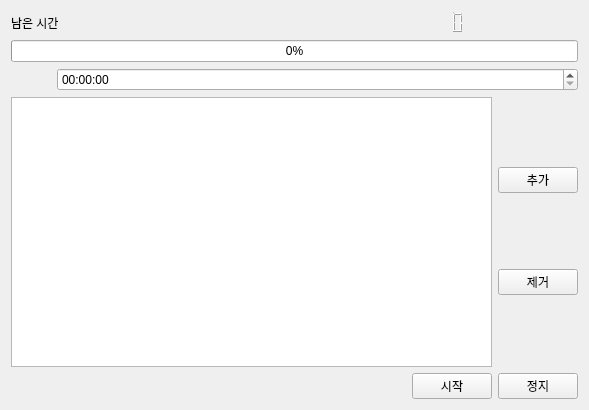
<?xml version="1.0" encoding="UTF-8"?>
<ui version="4.0">
 <class>Form__timer</class>
 <widget class="QWidget" name="Form__timer">
  <property name="geometry">
   <rect>
    <x>0</x>
    <y>0</y>
    <width>589</width>
    <height>410</height>
   </rect>
  </property>
  <property name="windowTitle">
   <string>Timer</string>
  </property>
  <property name="windowIcon">
   <iconset resource="../rc/icons.qrc">
    <normaloff>:/icons/icons/timer-play.png</normaloff>:/icons/icons/timer-play.png</iconset>
  </property>
  <layout class="QVBoxLayout" name="verticalLayout_3">
   <item>
    <layout class="QVBoxLayout" name="verticalLayout">
     <item>
      <layout class="QHBoxLayout" name="horizontalLayout">
       <item>
        <widget class="QLabel" name="label">
         <property name="text">
          <string>남은 시간</string>
         </property>
        </widget>
       </item>
       <item>
        <widget class="QLCDNumber" name="lcdNumber__remaining">
         <property name="frameShape">
          <enum>QFrame::NoFrame</enum>
         </property>
        </widget>
       </item>
      </layout>
     </item>
     <item>
      <widget class="QProgressBar" name="progressBar__remaining">
       <property name="value">
        <number>0</number>
       </property>
      </widget>
     </item>
    </layout>
   </item>
   <item>
    <layout class="QHBoxLayout" name="horizontalLayout_3">
     <item>
      <widget class="QLabel" name="label_2">
       <property name="sizePolicy">
        <sizepolicy hsizetype="Preferred" vsizetype="Preferred">
         <horstretch>0</horstretch>
         <verstretch>0</verstretch>
        </sizepolicy>
       </property>
       <property name="maximumSize">
        <size>
         <width>40</width>
         <height>40</height>
        </size>
       </property>
       <property name="text">
        <string/>
       </property>
       <property name="pixmap">
        <pixmap resource="../rc/icons.qrc">:/icons/icons/clock-check-outline.png</pixmap>
       </property>
       <property name="scaledContents">
        <bool>true</bool>
       </property>
       <property name="alignment">
        <set>Qt::AlignCenter</set>
       </property>
      </widget>
     </item>
     <item>
      <widget class="QTimeEdit" name="timeEdit__timer">
       <property name="currentSection">
        <enum>QDateTimeEdit::HourSection</enum>
       </property>
       <property name="displayFormat">
        <string>hh:mm:ss</string>
       </property>
      </widget>
     </item>
    </layout>
   </item>
   <item>
    <layout class="QHBoxLayout" name="horizontalLayout_4">
     <item>
      <widget class="QListWidget" name="listWidget__command"/>
     </item>
     <item>
      <layout class="QVBoxLayout" name="verticalLayout_2">
       <item>
        <widget class="QPushButton" name="pushButton__add_item">
         <property name="text">
          <string>추가</string>
         </property>
         <property name="icon">
          <iconset resource="../rc/icons.qrc">
           <normaloff>:/icons/icons/plus.png</normaloff>:/icons/icons/plus.png</iconset>
         </property>
        </widget>
       </item>
       <item>
        <widget class="QPushButton" name="pushButton__del_item">
         <property name="text">
          <string>제거</string>
         </property>
         <property name="icon">
          <iconset resource="../rc/icons.qrc">
           <normaloff>:/icons/icons/minus.png</normaloff>:/icons/icons/minus.png</iconset>
         </property>
        </widget>
       </item>
      </layout>
     </item>
    </layout>
   </item>
   <item>
    <layout class="QHBoxLayout" name="horizontalLayout_2">
     <item>
      <spacer name="horizontalSpacer">
       <property name="orientation">
        <enum>Qt::Horizontal</enum>
       </property>
       <property name="sizeHint" stdset="0">
        <size>
         <width>40</width>
         <height>20</height>
        </size>
       </property>
      </spacer>
     </item>
     <item>
      <widget class="QPushButton" name="pushButton__start">
       <property name="text">
        <string>시작</string>
       </property>
       <property name="icon">
        <iconset resource="../rc/icons.qrc">
         <normaloff>:/icons/icons/timer-play.png</normaloff>:/icons/icons/timer-play.png</iconset>
       </property>
      </widget>
     </item>
     <item>
      <widget class="QPushButton" name="pushButton__stop">
       <property name="text">
        <string>정지</string>
       </property>
       <property name="icon">
        <iconset resource="../rc/icons.qrc">
         <normaloff>:/icons/icons/stop.png</normaloff>:/icons/icons/stop.png</iconset>
       </property>
      </widget>
     </item>
    </layout>
   </item>
  </layout>
 </widget>
 <resources>
  <include location="../rc/icons.qrc"/>
  <include location="../rc/images.qrc"/>
 </resources>
 <connections/>
</ui>
